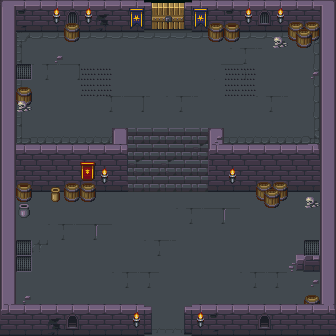

This is a level from a 2D game, rendered from its Tiled map with the project's own tilesets. A one-line summary and the map file follow, with tile-layer data summarised:
An orthogonal 21x21 tile map with 16x16 px tiles, 5 tile layers (floor, walls, props, props, ...) and 27 objects (3x Health Potion, Staff Placeholder, Void Blade).

<map version="1.10" tiledversion="1.11.0" orientation="orthogonal" renderorder="right-down" width="21" height="21" tilewidth="16" tileheight="16" infinite="0" nextlayerid="14" nextobjectid="153">
 <tileset firstgid="1" source="tileset.tsx" />
 <layer id="1" name="floor" width="21" height="21">
  <data>[441 cells, 424 non-empty, 23 distinct tile ids]</data>
 </layer>
 <layer id="2" name="walls" width="21" height="21">
  <data>[441 cells, 166 non-empty, 39 distinct tile ids]</data>
 </layer>
 <layer id="3" name="props" width="21" height="21">
  <data>[441 cells, 54 non-empty, 17 distinct tile ids]</data>
 </layer>
 <layer id="5" name="props" width="21" height="21">
  <data>[441 cells, 5 non-empty, 5 distinct tile ids]</data>
 </layer>
 <layer id="7" name="traps" width="21" height="21">
  <data>[441 cells, 8 non-empty, 1 distinct tile ids]</data>
 </layer>
 <objectgroup id="10" name="traps">
  <object id="13" x="80.6667" y="65" width="31" height="31" />
  <object id="15" x="224.333" y="64.6667" width="32.3333" height="31.3333" />
 </objectgroup>
 <objectgroup id="11" name="goal">
  <object id="17" x="151.563" y="3.0625" width="32.1875" height="25.9375" />
 </objectgroup>
 <objectgroup id="8" name="enemies" />
 <objectgroup id="9" name="player">
  <object id="10" x="167.333" y="321.333">
   <point />
  </object>
 </objectgroup>
 <objectgroup id="12" name="collisions">
  <object id="29" x="14.6667" y="0" width="306.667" height="31" />
  <object id="30" x="63.3333" y="23.3333" width="16.3333" height="17.6667" />
  <object id="31" x="208" y="23" width="31.6667" height="18.6667" />
  <object id="32" x="287" y="21.6667" width="33.6667" height="25.3333" />
  <object id="33" x="15.6667" y="87.3333" width="16" height="17.6667" />
  <object id="34" x="50.6667" y="182" width="45.3333" height="20" />
  <object id="35" x="16" y="183" width="15.6667" height="34.7083" />
  <object id="36" x="15.3333" y="144.333" width="112.533" height="47.375" />
  <object id="38" x="208.125" y="144.854" width="111.625" height="47.375" />
  <object id="39" x="255.667" y="181.667" width="32.3333" height="26" />
  <object id="40" x="295.667" y="253.667" width="25.6667" height="18" />
  <object id="41" x="304" y="295.667" width="16" height="7.33333" />
  <object id="42" x="0.666667" y="304.667" width="151.333" height="32" />
  <object id="43" x="184.667" y="305" width="151.333" height="32" />
  <object id="44" x="-0.181818" y="0.181818" width="15.8182" height="304.182" />
  <object id="45" x="321.049" y="0.034" width="15.8182" height="304.182" />
  <object id="46" x="112.188" y="128.219" width="15.5313" height="16.1563" />
  <object id="47" x="208.156" y="128.156" width="15.625" height="16.75" />
 </objectgroup>
 <objectgroup id="13" name="items">
  <object id="48" name="Health Potion" x="243" y="121.333">
   <properties>
    <property name="active" type="bool" value="true" />
   </properties>
   <point />
  </object>
  <object id="51" name="Health Potion" x="147" y="116.667">
   <properties>
    <property name="active" type="bool" value="true" />
   </properties>
   <point />
  </object>
  <object id="53" name="Health Potion" x="113" y="248">
   <properties>
    <property name="active" type="bool" value="true" />
   </properties>
   <point />
  </object>
  <object id="134" name="Staff Placeholder" x="209" y="72.3333">
   <properties>
    <property name="active" type="bool" value="true" />
   </properties>
   <point />
  </object>
  <object id="136" name="Void Blade" x="59.3333" y="66">
   <properties>
    <property name="active" type="bool" value="true" />
   </properties>
   <point />
  </object>
 </objectgroup>
</map>
